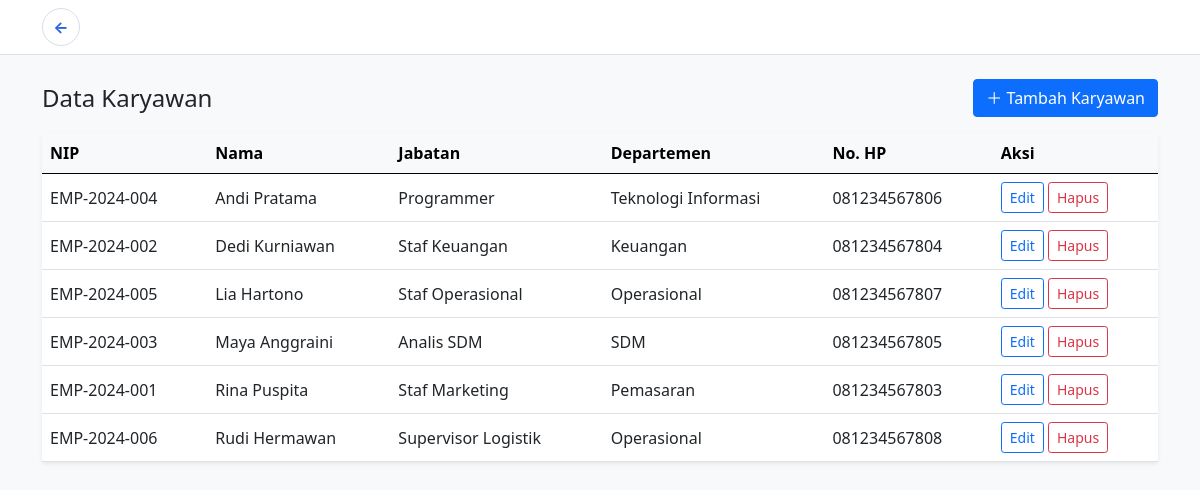
Screenshot of /data_karyawan.php (signed in) with the database file from the repository.
### tables this page shows
CREATE TABLE IF NOT EXISTS `karyawan` (
    `id_karyawan` INT UNSIGNED NOT NULL AUTO_INCREMENT,
    `id_user` INT UNSIGNED NOT NULL,
    `nama` VARCHAR(100) NOT NULL,
    `nip` VARCHAR(30) NOT NULL,
    `jabatan` VARCHAR(100) NOT NULL,
    `departemen` VARCHAR(100) NOT NULL,
    `no_hp` VARCHAR(20) DEFAULT NULL,
    `alamat` TEXT DEFAULT NULL,
    PRIMARY KEY (`id_karyawan`),
    UNIQUE KEY `uq_karyawan_nip` (`nip`),
    UNIQUE KEY `uq_karyawan_id_user` (`id_user`),
    CONSTRAINT `fk_karyawan_users`
        FOREIGN KEY (`id_user`) REFERENCES `users` (`id`)
        ON UPDATE CASCADE
        ON DELETE CASCADE
);

### data_karyawan.php (the view, shortened to what this page needs)
<?php
$conn = connection();
$employees = [];
$result = $conn->query(
    "SELECT k.*, u.username, u.email, u.role
     FROM karyawan k LEFT JOIN users u ON u.id=k.id_user
     WHERE u.role='karyawan'
     ORDER BY k.nama"
);
while ($row = $result->fetch_assoc()) $employees[] = $row;
?>
<!doctype html>
<html lang="id">
<head>
    <link href="https://cdn.jsdelivr.net/npm/bootstrap@5.0.2/dist/css/bootstrap.min.css" rel="stylesheet">
</head>
<body class="bg-light">
<nav class="navbar navbar-light bg-white border-bottom"><div class="container"><a class="back-circle" href="dashboard_atasan.php" aria-label="Kembali ke Dashboard">←</a></div></nav>
<main class="container py-4">
    <div class="d-flex justify-content-between align-items-center mb-3">
        <h1 class="h4 mb-0">Data Karyawan</h1>
        <button class="btn btn-primary" data-bs-toggle="modal" data-bs-target="#addModal">＋ Tambah Karyawan</button>
    </div>
    <div class="card border-0 shadow-sm"><div class="table-responsive">
        <table class="table table-hover align-middle mb-0"><thead class="table-light"><tr><th>NIP</th><th>Nama</th><th>Jabatan</th><th>Departemen</th><th>No. HP</th><th>Aksi</th></tr></thead><tbody>
        <?php foreach ($employees as $employee): ?>
            <tr>
                <td><?= htmlspecialchars($employee["nip"]) ?></td><td><?= htmlspecialchars($employee["nama"]) ?></td>
                <td><?= htmlspecialchars($employee["jabatan"]) ?></td><td><?= htmlspecialchars($employee["departemen"]) ?></td>
                <td><?= htmlspecialchars($employee["no_hp"] ?? "-") ?></td>
                <td>
                    <button class="btn btn-sm btn-outline-primary" data-bs-toggle="modal" data-bs-target="#edit<?= (int)$employee["id_karyawan"] ?>">Edit</button>
                    <form class="d-inline" method="post" onsubmit="return confirm('Hapus data karyawan ini?')">
                        <button class="btn btn-sm btn-outline-danger">Hapus</button>
                    </form>
                </td>
            </tr>
        <?php endforeach; ?>
        </tbody></table>
    </div></div>
</main>
</body></html>

### data_karyawan.php (style rules this page uses)
.back-circle { width:38px;height:38px;display:inline-grid;place-items:center;border:1px solid #d7deea;border-radius:50%;background:#fff;color:#2563eb;text-decoration:none;font-weight:700 }

### rows the page displays
karyawan: nip "EMP-2024-004", nama "Andi Pratama", jabatan "Programmer", departemen "Teknologi Informasi", no_hp "081234567806"
karyawan: nip "EMP-2024-002", nama "Dedi Kurniawan", jabatan "Staf Keuangan", departemen "Keuangan", no_hp "081234567804"
karyawan: nip "EMP-2024-005", nama "Lia Hartono", jabatan "Staf Operasional", departemen "Operasional", no_hp "081234567807"
karyawan: nip "EMP-2024-003", nama "Maya Anggraini", jabatan "Analis SDM", departemen "SDM", no_hp "081234567805"
karyawan: nip "EMP-2024-001", nama "Rina Puspita", jabatan "Staf Marketing", departemen "Pemasaran", no_hp "081234567803"
karyawan: nip "EMP-2024-006", nama "Rudi Hermawan", jabatan "Supervisor Logistik", departemen "Operasional", no_hp "081234567808"
